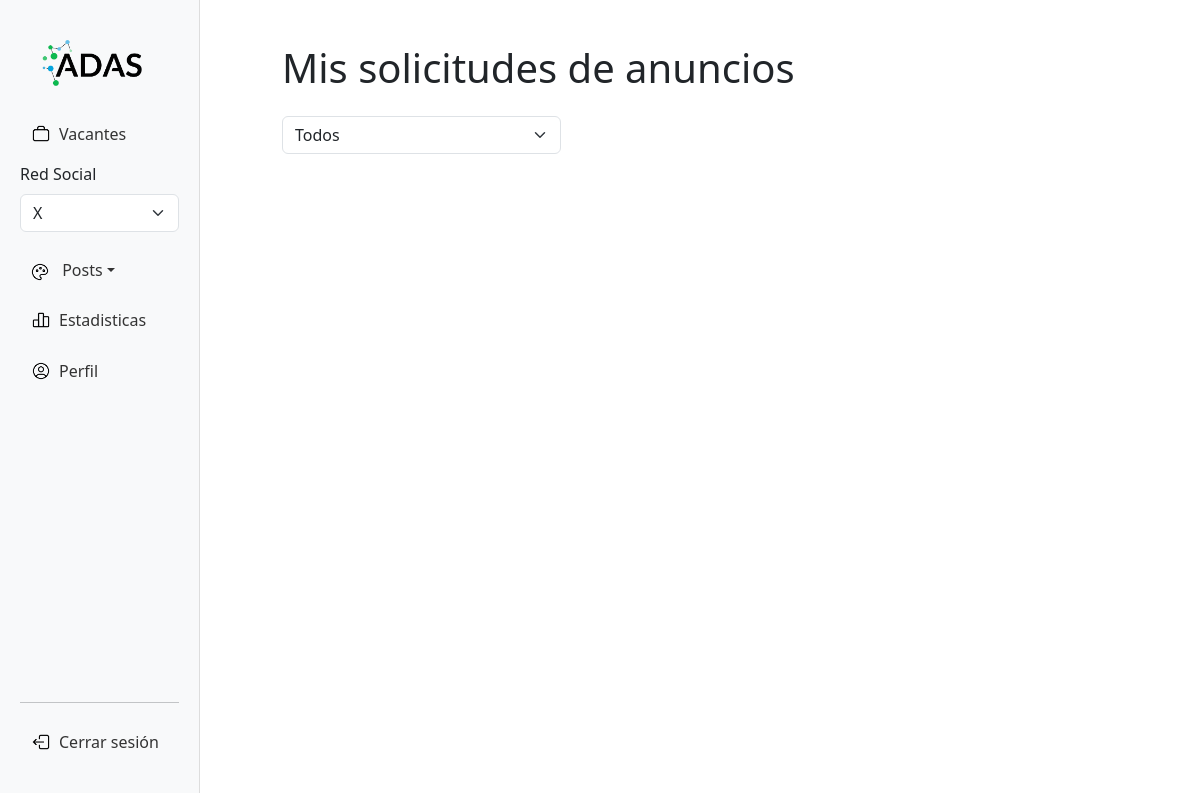
The app's page /administrador/mis-solicitudes/ad/ (signed in), older data.
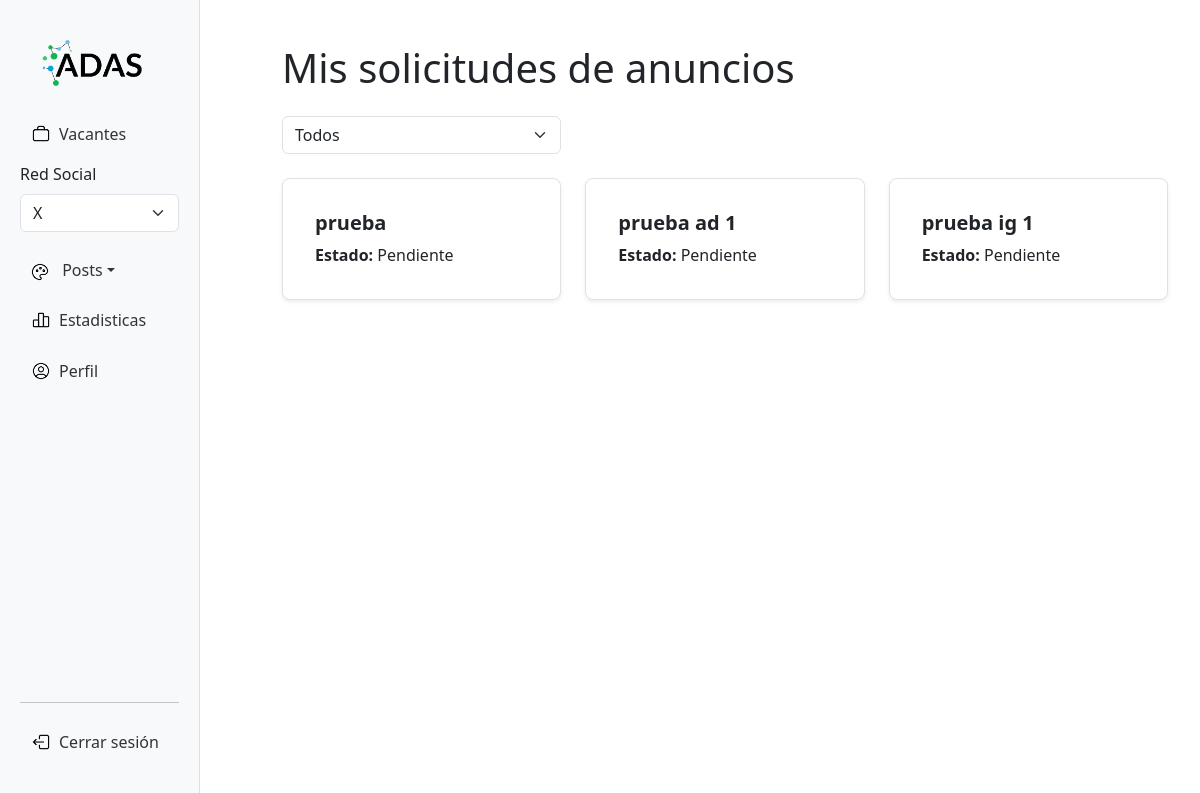
The same page, newer data.
### administrador/models.py (models this page shows, shortened)
class Ad(models.Model):
    ad_id= models.CharField(blank=True, max_length=100)
    adset_id = models.ForeignKey(AdSet, on_delete=models.CASCADE) # FK
    creative_id = models.ForeignKey(Creative, on_delete=models.CASCADE) # FK
    ESTADOS = [
        ('PENDIENTE', 'Pendiente'),
        ('APROBADO', 'Aprobado'),
        ('RECHAZADO', 'Rechazado'),
    ]
    PLATAFORMAS = [
        ('facebook', 'Facebook'),
        ('instagram', 'Instagram'),
    ]
    plataforma = models.CharField(max_length=50, choices=PLATAFORMAS, default="facebook")
    nombre = models.CharField(max_length=250)
    status = models.CharField(max_length=100, blank=True)
    revision = models.OneToOneField(Revision, on_delete=models.CASCADE, null=True, blank=True) # Campo para aprovación
    created_at = models.DateField(default=date.today)

class Revision(models.Model):
    ESTADOS = [
        ('PENDIENTE', 'Pendiente'),
        ('APROBADO', 'Aprobado'),
        ('RECHAZADO', 'Rechazado'),
    ]
    usuario = models.ForeignKey(User, on_delete=models.CASCADE, related_name='revisiones')
    estado = models.CharField(max_length=20, choices=ESTADOS, default='Pendiente')
    comentario_admin = models.TextField(blank=True, null=True, help_text="Comentario del administrador al aprobar o rechazar")
    created_at = models.DateField(default=date.today)

### administrador/views.py (the view)
# urls.py: path("mis-solicitudes/<str:tipo>/", views.mis_solicitudes_contenido, name="mis_solicitudes_contenido"),
@login_required
def mis_solicitudes_contenido(request, tipo):
    MODELOS = {
        'ad': Ad,
        'post': Post,
    }
    Modelo = MODELOS.get(tipo)
    if not Modelo:
        messages.error(request, "Tipo de contenido inválido.")
        return redirect("home")  # o donde corresponda
    estado = request.GET.get('estado')
    if not estado:  # Si no se seleccionó estado o es vacío, traer todos
        contenido_pendiente = Modelo.objects.filter(revision__usuario=request.user)
    else:
        contenido_pendiente = Modelo.objects.filter(revision__usuario=request.user, revision__estado=estado)
    return render(request, "mis_solicitudes_contenido.html", {
        "contenidoo": contenido_pendiente,
        "tipo": tipo,
        "estado_seleccionado": estado  # para mantener seleccionado en el HTML
    })

### administrador/templates/mis_solicitudes_contenido.html (shortened to what this page needs)
{% extends 'panel.html' %}
{% block content %}
<div class="container mt-4">
    {% if tipo == 'ad' %}
        <h1 class="mb-4">Mis solicitudes de anuncios</h1>
    {% endif %}
    <form method="get" class="mb-4">
    <div class="row">
            <div class="col-md-4">
                <select name="estado" class="form-select" onchange="this.form.submit()">
                    <option value="" {% if not estado_seleccionado %}selected{% endif %}>Todos</option>
                </select>
            </div>
        </div>
    </form>
    <div class="row row-cols-1 row-cols-md-2 row-cols-lg-3 g-4">
        {% for contenido in contenidoo %}
        <div class="col">
            <div class="card border rounded-3 shadow-sm p-3">
                <div class="card-body">
                    {% if tipo == 'ad' %}
                    <h5 class="card-title fw-bold">{{ contenido.nombre }}</h5>
                    {% endif %}
                    <p class="card-text"><strong>Estado:</strong> {{ contenido.revision.estado }}</p>
                </div>
            </div>
        </div>
        {% endfor %}
    </div>
</div>
{% endblock content %}

Row changes from the older to the newer data that the page shows:
added Ad: nombre "prueba", revision.estado "Pendiente"
added Ad: nombre "prueba ad 1", revision.estado "Pendiente"
added Ad: nombre "prueba ig 1", revision.estado "Pendiente"
